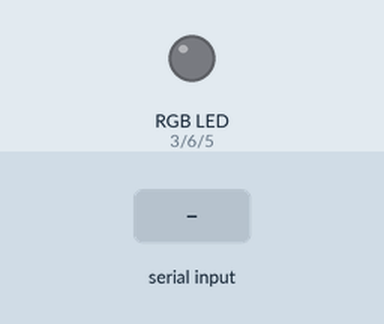
Recording of a sketch running on a simulated Arduino Uno, built with avr-gcc and run on an emulated ATmega328P. Shown: an RGB LED mixed from three pins (HIGH = lit). Inputs (shaded band) come from the test bench. Dim RGB values are drawn brighter than linear.

Above: at 1.2 s.
1.3 s: "90,45,200\n" received over Serial
At 2.5 s:
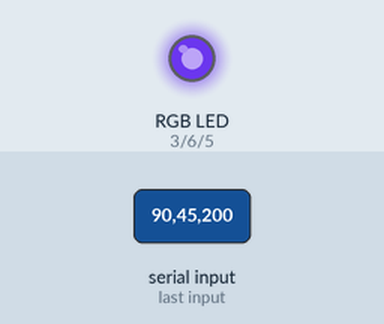
2.8 s: "30,150,10\n" received over Serial
At 3.9 s:
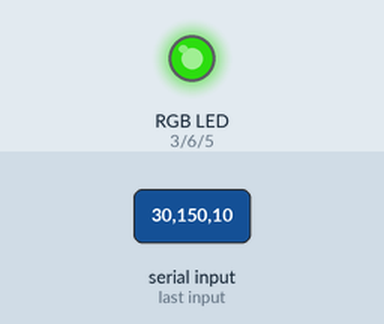
4.3 s: "1,90,45\n" received over Serial
At 4.9 s:
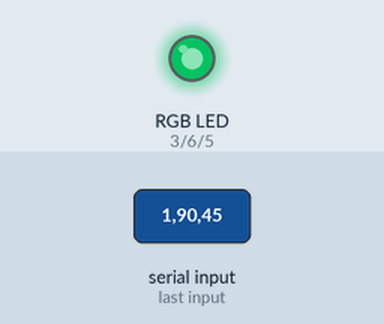
Timing chart, 0 to 7.3 s (numbered marks = the images above; inputs shaded):
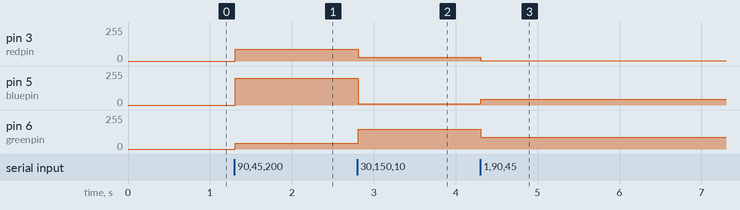

Measured:
- after the input at 1.3 s, pin 3 (redpin): 0/255 → 90/255 at once; pin 5 (bluepin): 0/255 → 200/255 at once; pin 6 (greenpin): 0/255 → 45/255 at once
- after the input at 2.8 s, pin 3 (redpin): 90/255 → 30/255 at once; pin 5 (bluepin): 200/255 → 10/255 at once; pin 6 (greenpin): 45/255 → 150/255 at once
- after the input at 4.3 s, pin 3 (redpin): 30/255 → 1/255 at once; pin 5 (bluepin): 10/255 → 45/255 at once; pin 6 (greenpin): 150/255 → 90/255 at once

The sketch:

rgb.ino
```cpp
//MASTER CODE-- > ENTER ANY RGB VALUE IT WILL GIVE THE OUTPUT COLOR
//eg. 255,255,255 white color will be shown in the rbg bulb
//u need to type the input in the serial monitor
int redpin = 3;
int bluepin = 5;
int greenpin = 6;

void setup()
{
    pinMode(redpin, OUTPUT);
    pinMode(bluepin, OUTPUT);
    pinMode(greenpin, OUTPUT);
    Serial.begin(9600);
}

void loop()
{
    if (Serial.available() > 0)
    {
        String input = Serial.readStringUntil('\n');
        int comma1 = input.indexOf(',');
        int comma2 = input.indexOf(',', comma1 + 1);
        if (comma1 != -1 && comma2 != -1)
        {
            int red = input.substring(0, comma1).toInt();
            int green = input.substring(comma1 + 1, comma2).toInt();
            int blue = input.substring(comma2 + 1).toInt();
            analogWrite(redpin, red);
            analogWrite(greenpin, green);
            analogWrite(bluepin, blue);
        }
    }
}
```
